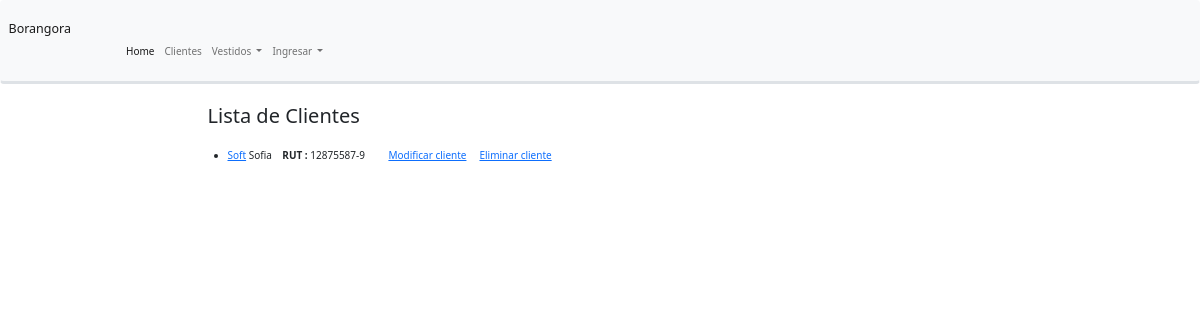
Screenshot of /home/clientes/ with the database file from the repository.
### catalogo/models.py (models this page shows, shortened)
class Cliente(models.Model):
    nombre = models.CharField(max_length=100)
    apellidos= models.CharField(max_length=100)
    rut =models.CharField(unique=True, max_length=11, help_text='Ingrese RUT sin puntos y con digito verificador', default="12875587-9")
    email = models.EmailField()
    telefono = models.CharField(max_length=10)
    def get_absolute_url(self):
        return reverse('detalle-cliente', args=[str(self.id)])
    class Meta:
        ordering = ['apellidos']

### catalogo/views.py (the view)
# urls.py: path('clientes/', views.ClienteListView.as_view(), name='clientes'),
class ClienteListView(generic.ListView):
    model = Cliente
    paginate_by = 10

### catalogo/templates/catalogo/cliente_list.html
{% extends "base_generic.html" %}
{% block content %}
    <h2>Lista de Clientes</h2>
    <br>
    {% if cliente_list %}
    <ul>
      {% for cliente in cliente_list %}
      <li>
        <a href="{{ cliente.get_absolute_url }}">{{ cliente.apellidos }}</a> {{cliente.nombre}}&nbsp &nbsp
         <strong> RUT :  </strong> {{cliente.rut}} &nbsp &nbsp &nbsp &nbsp
        <a href="{% url 'cliente_update' cliente.pk %}">Modificar cliente</a> &nbsp &nbsp
        <a href="{% url 'cliente_delete' cliente.pk %}">Eliminar cliente</a>
      <br>
      <br>
      </li>
      {% endfor %}
    </ul>
    {% else %}
      <p>No hay Clientes.</p>
    {% endif %}
{% endblock %}

### rows the page displays
Cliente: apellidos "Soft", nombre "Sofia", rut "12875587-9"
